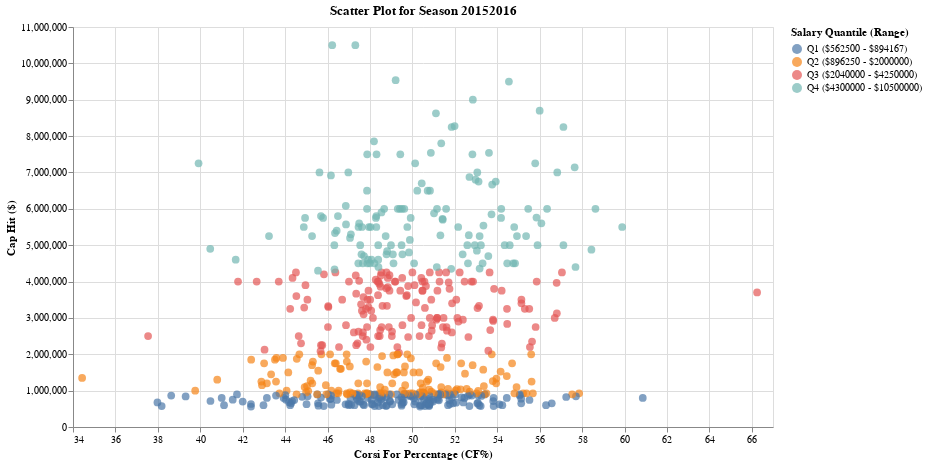

The code cell stored with this chart in its notebook:
### Code cell
import os

import altair as alt
import pandas as pd
from dotenv import load_dotenv
from sqlalchemy import create_engine

# Load environment variables from .env file
load_dotenv()

# Database connection parameters from environment variables
DATABASE_TYPE = os.getenv("DATABASE_TYPE")
DBAPI = os.getenv("DBAPI")
ENDPOINT = os.getenv("ENDPOINT")
USER = os.getenv("USER")
PASSWORD = os.getenv("PASSWORD")
PORT = int(os.getenv("PORT", 5432))  # Default to port 5432 for PostgreSQL
DATABASE = os.getenv("DATABASE", "hockey_stats")

# Create the connection string using SQLAlchemy format
connection_string = (
    f"{DATABASE_TYPE}+{DBAPI}://{USER}:{PASSWORD}@{ENDPOINT}:{PORT}/{DATABASE}"
)
engine = create_engine(connection_string)

# Select the season you want to visualize
season = "20152016"

# Query the data for the selected season
query = f"""
SELECT "player_id", "capHit", "CF_Percent"
FROM public.aggregated_corsi_{season}
"""  # SQL query to fetch player ID, salary, and CF% for the selected season

# Fetch the data from the database
df = pd.read_sql(query, engine)

# Ensure the 'capHit' and 'CF_Percent' columns are numeric
df["capHit"] = pd.to_numeric(df["capHit"], errors="coerce")
df["CF_Percent"] = pd.to_numeric(df["CF_Percent"], errors="coerce")

# Remove any rows with missing data in either 'capHit' or 'CF_Percent'
df = df.dropna(subset=["capHit", "CF_Percent"])

# Compute salary quantiles ('Q1' to 'Q4') for the selected season based on 'capHit'
df["Salary_Quantile"] = pd.qcut(df["capHit"], 4, labels=["Q1", "Q2", "Q3", "Q4"])

# Compute the salary range (min and max) for each quantile
salary_ranges = (
    df.groupby("Salary_Quantile")["capHit"].agg(["min", "max"]).reset_index()
)

# Create a new column with formatted quantile labels that include the salary range
salary_ranges["quantile_label"] = salary_ranges.apply(
    lambda row: f"{row['Salary_Quantile']} (${row['min']:.0f} - ${row['max']:.0f})",
    axis=1,
)

# Merge the salary range labels back into the original dataframe
df = df.merge(
    salary_ranges[["Salary_Quantile", "quantile_label"]],
    on="Salary_Quantile",
    how="left",
)

# Create a scatter plot for the selected season
scatter_plot = (
    alt.Chart(df)
    .mark_circle(size=60)  # Size of the circles
    .encode(
        x=alt.X(
            "CF_Percent",
            title="Corsi For Percentage (CF%)",
            scale=alt.Scale(domain=[34, 67]),
        ),
        y=alt.Y("capHit", title="Cap Hit ($)"),  # Y-axis for capHit
        color=alt.Color(
            "quantile_label:N", title="Salary Quantile (Range)"
        ),  # Color points by Salary Quantile with ranges
        tooltip=[
            "player_id",
            "CF_Percent",
            "capHit",
            "quantile_label",
        ],  # Add player_id to the tooltip
    )
    .properties(title=f"Scatter Plot for Season {season}", width=700, height=400)
)

# Enable default rendering
alt.renderers.enable("default")

# Display the scatter plot
scatter_plot

### Figure 1 — Vega-Lite specification as saved in the notebook (floating-point values rounded to 4 significant figures; data arrays with more than 128 entries replaced by an {"elided": "..."} marker saying what was removed)
{"config": {"view": {"continuousWidth": 300, "continuousHeight": 300}}, "data": {"name": "data-0f60b929e54365eced0eb0fc7a92179e"}, "mark": {"type": "circle", "size": 60}, "encoding": {"color": {"field": "quantile_label", "title": "Salary Quantile (Range)", "type": "nominal"}, "tooltip": [{"field": "player_id", "type": "quantitative"}, {"field": "CF_Percent", "type": "quantitative"}, {"field": "capHit", "type": "quantitative"}, {"field": "quantile_label", "type": "nominal"}], "x": {"field": "CF_Percent", "scale": {"domain": [34, 67]}, "title": "Corsi For Percentage (CF%)", "type": "quantitative"}, "y": {"field": "capHit", "title": "Cap Hit ($)", "type": "quantitative"}}, "height": 400, "title": "Scatter Plot for Season 20152016", "width": 700, "$schema": "https://vega.github.io/schema/vega-lite/v5.20.1.json", "datasets": {"data-0f60b929e54365eced0eb0fc7a92179e": {"elided": "590 records"}}}
